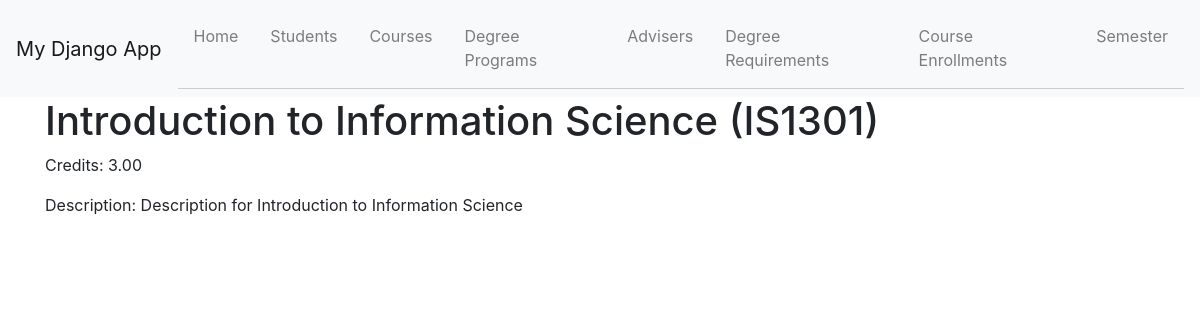
Page /courses/1301/ on the committed database.
### degree_checklist/models.py (models this page shows, shortened)
class Course(models.Model):
    course_id = models.AutoField(primary_key=True)
    course_code = models.CharField(max_length=20)
    course_name = models.CharField(max_length=100)
    credits = models.DecimalField(max_digits=5, decimal_places=2)
    description = models.TextField()
    prerequisites = models.ManyToManyField('self', blank=True)
    semester_offered = models.CharField(max_length=20)

### degree_checklist/views.py (the view)
# urls.py: path("courses/<int:pk>/", views.CourseDetailView.as_view(), name="course-detail"),
class CourseDetailView(DetailView):
    model = Course
    template_name = "course_detail.html"

### degree_checklist/templates/course_detail.html
{% extends "base.html" %}
{% block content %}
<h1>{{ object.course_name }} ({{ object.course_code }})</h1>
<p>Credits: {{ object.credits }}</p>
<p>Description: {{ object.description }}</p>
{% endblock %}

### degree_checklist/static/css/styles.css (style rules this page uses)
body { font-family: Arial, sans-serif; margin: 20px; background-color: #f4f4f4; }
h1, h2 { color: #333; }

### rows in the picture
Course: course_name "Introduction to Information Science", course_code "IS1301", credits "3.00", description "Description for Introduction to Information Science"
